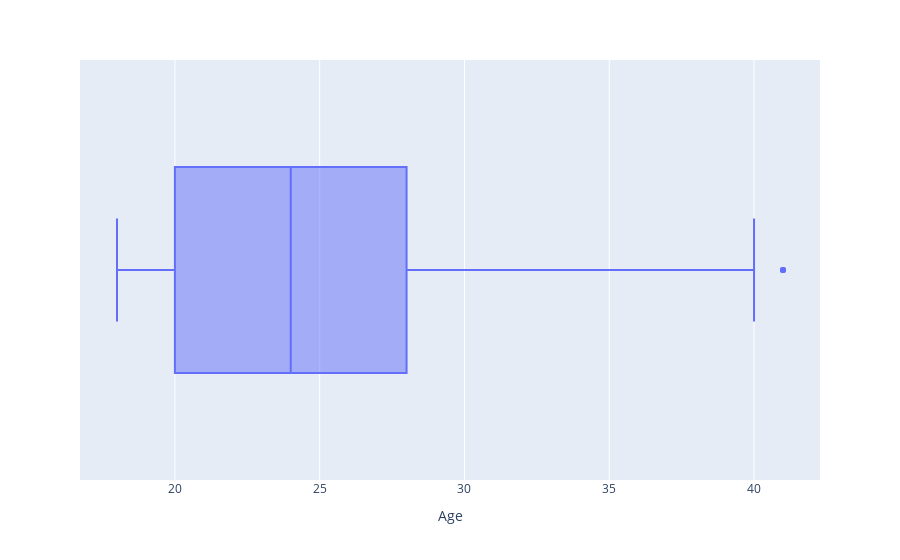

This figure's notebook cell:
### Markdown cell above
#### Show the Boxplot for the "Age" column

### Code cell
# Plot the boxplot for the Age column, to detect outliers
import plotly.express as px
px.box(df_norm, x='Age')

### Figure 1 — Plotly figure (JSON) as saved in the notebook; plotly's stock layout.template omitted (floating-point values rounded to 4 significant figures; data arrays with more than 128 entries replaced by an {"elided": "..."} marker saying what was removed)
{"data": [{"alignmentgroup": "True", "hovertemplate": "Age=%{x}<extra></extra>", "legendgroup": "", "marker": {"color": "#636efa"}, "name": "", "notched": false, "offsetgroup": "", "orientation": "h", "showlegend": false, "type": "box", "x": {"elided": "3157 int values"}, "x0": " ", "xaxis": "x", "y0": " ", "yaxis": "y"}], "layout": {"boxmode": "group", "legend": {"tracegroupgap": 0}, "margin": {"t": 60}, "xaxis": {"anchor": "y", "domain": [0, 1], "title": {"text": "Age"}}, "yaxis": {"anchor": "x", "domain": [0, 1]}}}
